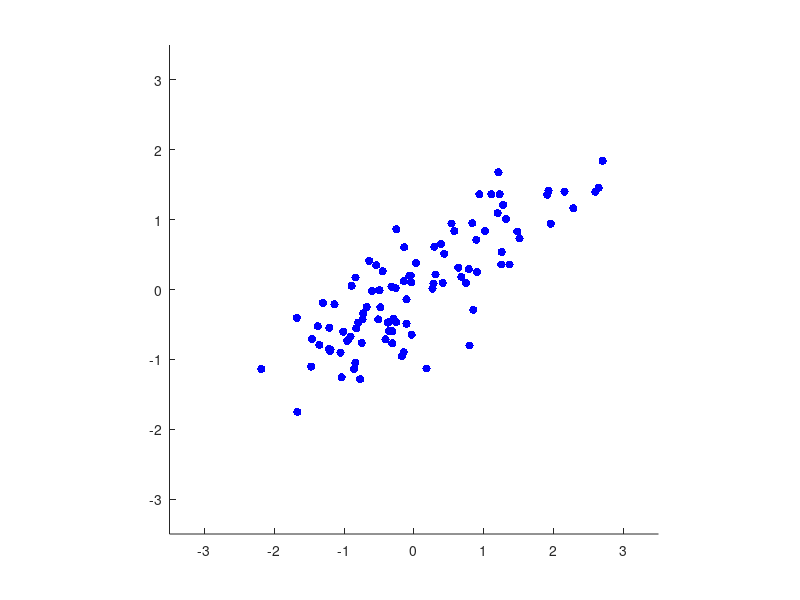
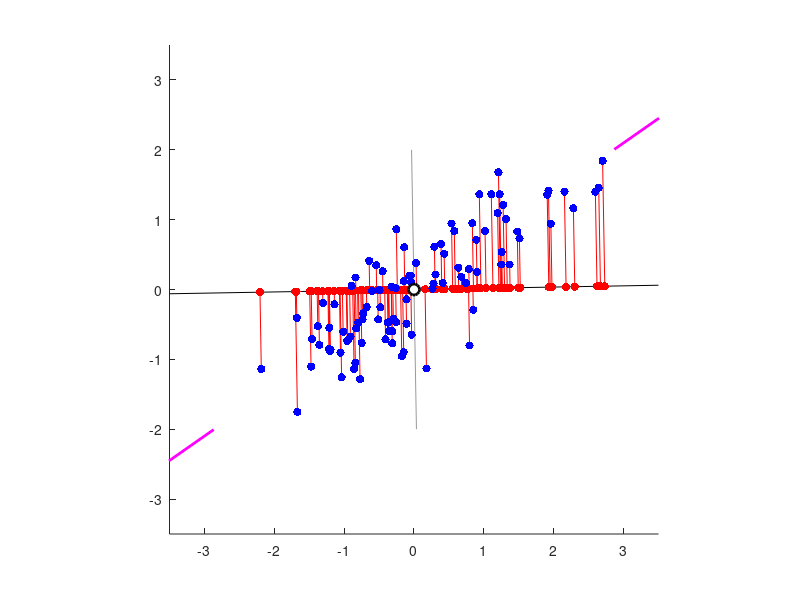

Here is the MATLAB script that generated these plots, in order: (Note: this script raises an error after producing the figures.)
%%%%%%%%%%%%%%%%%%%%%%%%%%%%%%%%%%%%%%%%%%%%%%%%%%%
% Matlab code to produce PCA animations shown here:
% http://stats.stackexchange.com/questions/2691
%%%%%%%%%%%%%%%%%%%%%%%%%%%%%%%%%%%%%%%%%%%%%%%%%%%

% Static image

clear all
rng(42)

X = randn(100,2);
X = X*chol([1 0.6; 0.6 0.6]);
X = bsxfun(@minus, X, mean(X));

[a,b] = eig(cov(X));

fig = figure('Position', [100 100 1000 400]);
set(gcf,'color','w');
axis([-3.5 3.5 -3.5 3.5])
axis square
hold on
scatter(X(:,1), X(:,2), 'b', 'filled')

%% Rotating animation

fig = figure('Position', [100 100 1000 400]);
set(gcf,'color','w');
axis([-3.5 3.5 -3.5 3.5])
axis square
hold on

for alpha = 1:1:179
    w = [cosd(alpha) sind(alpha)];
    z = X*w'*w;
    
    cla
    for i=1:100
        plot([X(i,1) z(i,1)], [X(i,2) z(i,2)], 'r')
    end
    
    plot(w(1)*3.5*[-1 1], w(2)*3.5*[-1 1], 'k')
    plot(-w(2)*2*[-1 1], w(1)*2*[-1 1], 'Color', [.6 .6 .6])
    
    scatter(z(:,1), z(:,2), 'r', 'filled')
    scatter(X(:,1), X(:,2), 'b', 'filled')
    scatter(0,0,65,'k','filled', 'LineWidth', 2, 'MarkerFaceColor', [1 1 1], 'MarkerEdgeColor', [0 0 0])
    
    a1 = 3.5;
    a2 = 4.5;
    plot(a(1,2)*[-a2 -a1], a(2,2)*[-a2 -a1], 'm', 'LineWidth', 2)
    plot(a(1,2)*[ a1  a2], a(2,2)*[ a1  a2], 'm', 'LineWidth', 2)
    drawnow
    
    frame = getframe(fig);
    if alpha == 1
        [imind,map] = rgb2ind(frame.cdata,16,'nodither');
    else
        imind(:,:,1,alpha) = rgb2ind(frame.cdata,map,'nodither');
    end
end
imwrite(imind,map, 'animation_pca.gif', 'DelayTime', 0, 'LoopCount', inf)

%% Pendulum animation

fig = figure('Position', [100 100 1000 400]);
set(gcf,'color','w');
axis([-3.5 3.5 -3.5 3.5])
axis square
hold on

alpha = -45;
omega = 0;
for t = 1:1:1000
    w = [cosd(alpha) sind(alpha)];
    z = X*w'*w;
    
    M = sum(sum((z * [0 1; -1 0]) .* (X-z), 2));
    omega = omega + M;
    omega = omega * 0.93;
    alpha = alpha + omega/40;
    if(abs(omega)<1 && abs(alpha-abs(atand(a(2,2)/a(1,2)))) < 1)
        break
    end
    
    cla
    for i=1:100
        plot([X(i,1) z(i,1)], [X(i,2) z(i,2)], 'r')
    end
    
    plot(w(1)*3.5*[-1 1], w(2)*3.5*[-1 1], 'k')
    plot(-w(2)*2*[-1 1], w(1)*2*[-1 1], 'Color', [.6 .6 .6])
    
    scatter(z(:,1), z(:,2), 'r', 'filled')
    scatter(X(:,1), X(:,2), 'b', 'filled')
    scatter(0,0,65,'k','filled', 'LineWidth', 2, 'MarkerFaceColor', [1 1 1], 'MarkerEdgeColor', [0 0 0])
    
    a1 = 3.5;
    a2 = 4.5;
    plot(a(1,2)*[-a2 -a1], a(2,2)*[-a2 -a1], 'm', 'LineWidth', 2)
    plot(a(1,2)*[ a1  a2], a(2,2)*[ a1  a2], 'm', 'LineWidth', 2)
    
    pause(0.01)
    
    drawnow
    
    frame = getframe(fig);
    if t == 1
        [imind,map] = rgb2ind(frame.cdata,16,'nodither');
    else
        imind(:,:,1,t) = rgb2ind(frame.cdata,map,'nodither');
    end
end
imwrite(imind,map, 'animation_pca_pendulum.gif', 'DelayTime', 0, 'LoopCount', inf)
